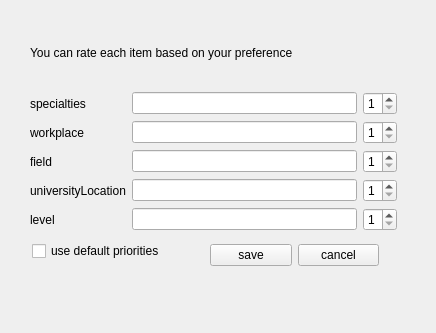
<?xml version="1.0" encoding="UTF-8"?>
<ui version="4.0">
 <class>priority</class>
 <widget class="QDialog" name="priority">
  <property name="geometry">
   <rect>
    <x>0</x>
    <y>0</y>
    <width>436</width>
    <height>333</height>
   </rect>
  </property>
  <property name="windowTitle">
   <string>Dialog</string>
  </property>
  <widget class="QWidget" name="verticalLayoutWidget">
   <property name="geometry">
    <rect>
     <x>30</x>
     <y>20</y>
     <width>367</width>
     <height>211</height>
    </rect>
   </property>
   <layout class="QVBoxLayout" name="verticalLayout">
    <item>
     <widget class="QLabel" name="label">
      <property name="styleSheet">
       <string notr="true">font: 75 9pt &quot;MS Shell Dlg 2&quot;;</string>
      </property>
      <property name="text">
       <string>You can rate each item based on your preference</string>
      </property>
     </widget>
    </item>
    <item>
     <layout class="QGridLayout" name="gridLayout">
      <item row="3" column="0">
       <widget class="QLabel" name="label_5">
        <property name="text">
         <string>universityLocation</string>
        </property>
       </widget>
      </item>
      <item row="2" column="0">
       <widget class="QLabel" name="label_4">
        <property name="text">
         <string>field</string>
        </property>
       </widget>
      </item>
      <item row="0" column="2">
       <widget class="QSpinBox" name="spinBox_s">
        <property name="minimum">
         <number>1</number>
        </property>
        <property name="maximum">
         <number>5</number>
        </property>
       </widget>
      </item>
      <item row="0" column="1">
       <widget class="QLineEdit" name="lineEdit_s"/>
      </item>
      <item row="1" column="1">
       <widget class="QLineEdit" name="lineEdit_w"/>
      </item>
      <item row="1" column="0">
       <widget class="QLabel" name="label_3">
        <property name="text">
         <string>workplace</string>
        </property>
       </widget>
      </item>
      <item row="1" column="2">
       <widget class="QSpinBox" name="spinBox_w">
        <property name="minimum">
         <number>1</number>
        </property>
        <property name="maximum">
         <number>5</number>
        </property>
       </widget>
      </item>
      <item row="0" column="0">
       <widget class="QLabel" name="label_2">
        <property name="text">
         <string>specialties</string>
        </property>
       </widget>
      </item>
      <item row="4" column="0">
       <widget class="QLabel" name="label_6">
        <property name="text">
         <string>level</string>
        </property>
       </widget>
      </item>
      <item row="2" column="1">
       <widget class="QLineEdit" name="lineEdit_f"/>
      </item>
      <item row="3" column="1">
       <widget class="QLineEdit" name="lineEdit_u"/>
      </item>
      <item row="4" column="1">
       <widget class="QLineEdit" name="lineEdit_l"/>
      </item>
      <item row="2" column="2">
       <widget class="QSpinBox" name="spinBox_f">
        <property name="minimum">
         <number>1</number>
        </property>
        <property name="maximum">
         <number>5</number>
        </property>
       </widget>
      </item>
      <item row="3" column="2">
       <widget class="QSpinBox" name="spinBox_u">
        <property name="minimum">
         <number>1</number>
        </property>
        <property name="maximum">
         <number>5</number>
        </property>
       </widget>
      </item>
      <item row="4" column="2">
       <widget class="QSpinBox" name="spinBox_l">
        <property name="minimum">
         <number>1</number>
        </property>
        <property name="maximum">
         <number>5</number>
        </property>
       </widget>
      </item>
     </layout>
    </item>
   </layout>
  </widget>
  <widget class="QCheckBox" name="checkBox">
   <property name="geometry">
    <rect>
     <x>32</x>
     <y>240</y>
     <width>151</width>
     <height>22</height>
    </rect>
   </property>
   <property name="styleSheet">
    <string notr="true">font: 9pt &quot;MS Shell Dlg 2&quot;;</string>
   </property>
   <property name="text">
    <string>use default priorities</string>
   </property>
  </widget>
  <widget class="QWidget" name="horizontalLayoutWidget">
   <property name="geometry">
    <rect>
     <x>210</x>
     <y>240</y>
     <width>169</width>
     <height>31</height>
    </rect>
   </property>
   <layout class="QHBoxLayout" name="horizontalLayout">
    <item>
     <widget class="QPushButton" name="save">
      <property name="styleSheet">
       <string notr="true">#save:hover

{
background-color:rgb(0, 103, 159)
}
#save
{
font: 75 9pt &quot;MS Shell Dlg 2&quot;;
}</string>
      </property>
      <property name="text">
       <string>save</string>
      </property>
      <property name="autoDefault">
       <bool>false</bool>
      </property>
     </widget>
    </item>
    <item>
     <widget class="QPushButton" name="cancel">
      <property name="styleSheet">
       <string notr="true">#cancel:hover

{
background-color:rgb(0, 103, 159)
}
#cancel
{
font: 75 9pt &quot;MS Shell Dlg 2&quot;;
}</string>
      </property>
      <property name="text">
       <string>cancel</string>
      </property>
      <property name="autoDefault">
       <bool>false</bool>
      </property>
     </widget>
    </item>
   </layout>
  </widget>
 </widget>
 <resources/>
 <connections/>
</ui>
